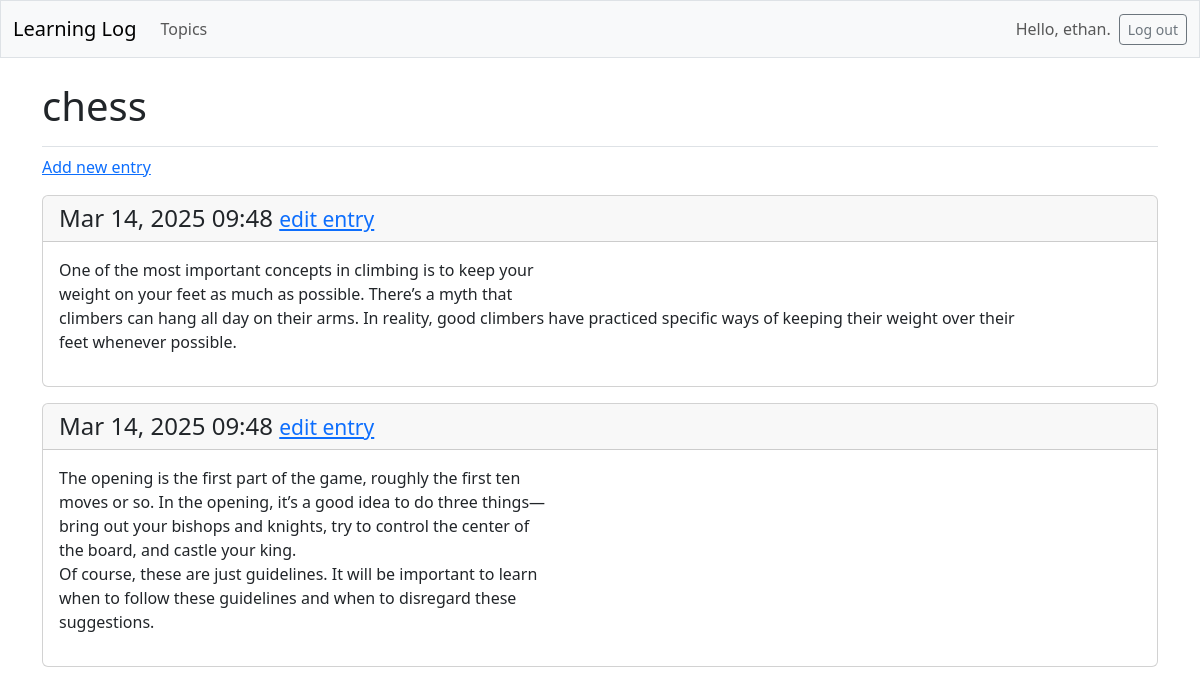
Screenshot of /topics/5/ (signed in) with the database file from the repository.
### learning_logs/models.py (models this page shows, shortened)
class Topic(models.Model):
    text = models.CharField(max_length=200)
    date_added = models.DateTimeField(auto_now_add=True)

class Entry(models.Model):
    topic = models.ForeignKey(Topic, on_delete=models.CASCADE)
    text = models.TextField()
    date_added = models.DateTimeField(auto_now_add=True)
    owner = models.ForeignKey(User, on_delete=models.CASCADE)
    class Meta:
        verbose_name_plural = 'entries'

### learning_logs/views.py (the view)
# urls.py: path('topics/<int:topic_id>/', views.topic, name='topic'),
@login_required
def topic(request, topic_id):
    topic = Topic.objects.get(id=topic_id)
    entries = topic.entry_set.order_by('-date_added')
    context = {'topic': topic, 'entries': entries}
    return render(request, 'learning_logs/topic.html', context)

### learning_logs/templates/learning_logs/topic.html
{% extends 'learning_logs/base.html' %}
{% block page_header %}
  <h1>{{ topic.text }}</h1>
{% endblock page_header %}
{% block content %}
  <p>
    <a href="{% url 'learning_logs:new_entry' topic.id %}">Add new entry</a>
  </p>
  {% for entry in entries %}
    <div class="card mb-3">
      <h4 class="card-header">
        {{ entry.date_added|date:'M d, Y H:i' }}
        <small><a href="{% url 'learning_logs:edit_entry' entry.id %}">
          edit entry</a></small>
      </h4>
      <div class="card-body">{{ entry.text|linebreaks }}</div>
    </div>
  {% empty %}
    <p>There are no entries for this topic yet.</p>
  {% endfor %}
{% endblock content %}

### learning_logs/templates/learning_logs/base.html (shortened to what this page needs)
<!doctype html>
<html lang="en">
<head>
  {% load django_bootstrap5 %}
  {% bootstrap_css %}
</head>
<body>
  <nav class="navbar navbar-expand-md navbar-light bg-light mb-4 border">
    <div class="container-fluid">
      <a class="navbar-brand" href="{% url 'learning_logs:index' %}">
        Learning Log</a>
      <div class="collapse navbar-collapse" id="navbarCollapse">
        <ul class="navbar-nav me-auto mb-2 mb-md-0">
          <li class="nav-item">
            <a class="nav-link" href="{% url 'learning_logs:topics' %}">
              Topics</a>
          </li>
        </ul>
        <ul class="navbar-nav ms-auto mb-2 mb-md-0">
          {% if user.is_authenticated %}
          <li class="nav-item">
            <span class="navbar-text me-2">Hello, {{ user.username }}.
            </span>
          </li>
          {% endif %}
        </ul>
        {% if user.is_authenticated %}
        <form action="{% url 'accounts:logout' %}" method='post'>
          <button name='submit' class='btn btn-outline-secondary btn-sm'>
            Log out</button>
        </form>
        {% endif %}
      </div>
    </div>
  </nav>
  <main class="container">
    <div class="pb-2 mb-2 border-bottom">
      {% block page_header %}{% endblock page_header %}
    </div>
    <div>
      {% block content %}{% endblock content %}
    </div>
  </main>
</body>
</html>

### rows the page displays
Topic: text "chess"
Entry: date_added "Mar 14, 2025 09:48", text "One of the most important concepts in climbing is to keep your weight on your feet as much as possible. There’s a myth that climbers can hang all day on their arms. In reality, good climbers have practiced specific ways of keeping their weight over their feet whenever possible."
Entry: date_added "Mar 14, 2025 09:48", text "The opening is the first part of the game, roughly the first ten moves or so. In the opening, it’s a good idea to do three things— bring out your bishops and knights, try to control the center of the board, and castle your king. Of course, these are just guidelines. It will be important to learn when to follow these guidelines and when to disregard these suggestions."

### other values shown
{{ user.username }} "ethan"
